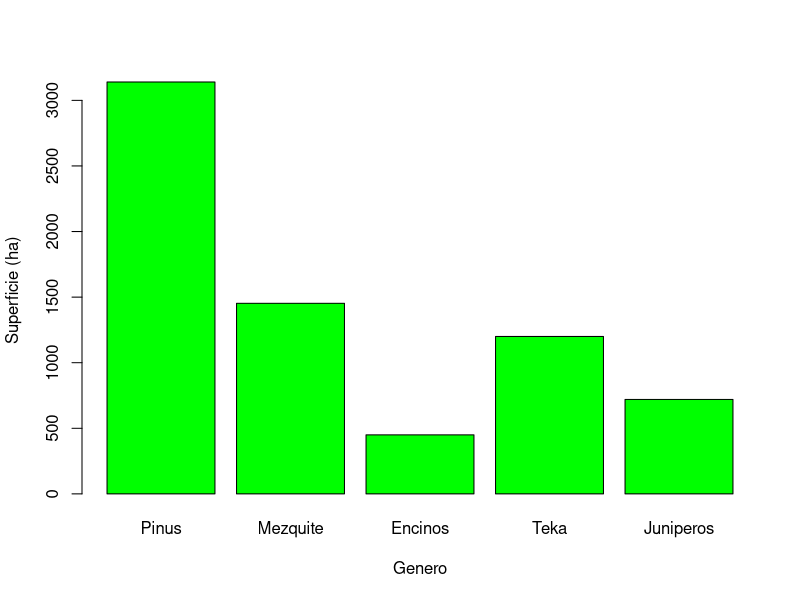
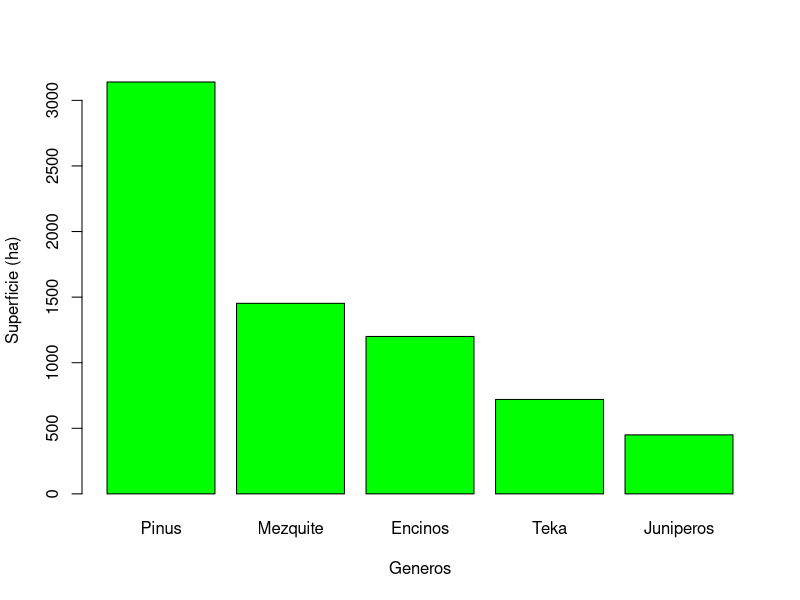

Reproduce these figures in R, in order.

# Tarea 1 -----------------------------------------------------------------

#Problema 1

Pinus <- c (3140)
Mezquite <- c (1453)
Encinos <- c (450)
Teka <- c (1200)
Juniperos <- c (720)

superficie <- c (Pinus, Mezquite, Encinos, Teka, Juniperos) 


barplot(superficie, col ="green", ylab = "Superficie (ha)",
        xlab = "Genero", names.arg = c("Pinus", "Mezquite", "Encinos", "Teka", "Juniperos")) 


sort(superficie)


barplot(sort(superficie, decreasing = TRUE), col ="green", ylab = "Superficie (ha)",
        xlab = "Generos", names.arg = c("Pinus", "Mezquite", "Encinos", "Teka", "Juniperos")) 


mean(superficie)



# Problema 2 --------------------------------------------------------------

germinacion <- c(4, 1, 6, 2, 4, 2, 4, 2, 4, 6, 3, 5, 3, 2, 5, 4, 0, 5, 4,
                 2, 4, 5, 3, 5, 3, 5, 4, 3, 6, 2) 

mean(germinacion)

sd(germinacion)



# Problema 3 --------------------------------------------------------------

Altura <- c(38, 14, 44, 11, 9, 21, 39, 28, 41, 4, 35, 24, 36, 12,
            20, 31, 24, 25, 10, 21, 11, 36, 37, 20, 26)

mean(Altura)

sd(Altura)





































